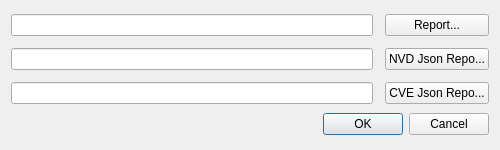
<?xml version="1.0" encoding="UTF-8"?>
<ui version="4.0">
 <class>DialogImportSBOMCVEReport</class>
 <widget class="QDialog" name="DialogImportSBOMCVEReport">
  <property name="geometry">
   <rect>
    <x>0</x>
    <y>0</y>
    <width>500</width>
    <height>150</height>
   </rect>
  </property>
  <property name="sizePolicy">
   <sizepolicy hsizetype="Fixed" vsizetype="Fixed">
    <horstretch>0</horstretch>
    <verstretch>0</verstretch>
   </sizepolicy>
  </property>
  <property name="minimumSize">
   <size>
    <width>500</width>
    <height>150</height>
   </size>
  </property>
  <property name="maximumSize">
   <size>
    <width>500</width>
    <height>150</height>
   </size>
  </property>
  <property name="windowTitle">
   <string>Dialog</string>
  </property>
  <layout class="QGridLayout" name="gridLayout_2">
   <item row="1" column="0">
    <widget class="QDialogButtonBox" name="buttonBox">
     <property name="orientation">
      <enum>Qt::Orientation::Horizontal</enum>
     </property>
     <property name="standardButtons">
      <set>QDialogButtonBox::StandardButton::Cancel|QDialogButtonBox::StandardButton::Ok</set>
     </property>
    </widget>
   </item>
   <item row="0" column="0">
    <layout class="QGridLayout" name="gridLayout">
     <property name="spacing">
      <number>12</number>
     </property>
     <item row="2" column="0">
      <widget class="QLineEdit" name="lineEditNVDJsonRepositoryPath"/>
     </item>
     <item row="3" column="2">
      <widget class="QPushButton" name="pushButtonOpenCVEJsonRepoPath">
       <property name="text">
        <string>CVE Json Repo...</string>
       </property>
      </widget>
     </item>
     <item row="0" column="2">
      <widget class="QPushButton" name="pushButtonOpenJsonReportFileName">
       <property name="text">
        <string>Report...</string>
       </property>
      </widget>
     </item>
     <item row="2" column="2">
      <widget class="QPushButton" name="pushButtonOpenNVDJsonRepoPath">
       <property name="text">
        <string>NVD Json Repo...</string>
       </property>
      </widget>
     </item>
     <item row="0" column="0">
      <widget class="QLineEdit" name="lineEditJsonReportFileName"/>
     </item>
     <item row="3" column="0">
      <widget class="QLineEdit" name="lineEditCVEJsonRepositoryPath"/>
     </item>
    </layout>
   </item>
  </layout>
 </widget>
 <tabstops>
  <tabstop>lineEditJsonReportFileName</tabstop>
  <tabstop>pushButtonOpenJsonReportFileName</tabstop>
  <tabstop>lineEditNVDJsonRepositoryPath</tabstop>
  <tabstop>pushButtonOpenNVDJsonRepoPath</tabstop>
  <tabstop>lineEditCVEJsonRepositoryPath</tabstop>
  <tabstop>pushButtonOpenCVEJsonRepoPath</tabstop>
 </tabstops>
 <resources/>
 <connections>
  <connection>
   <sender>buttonBox</sender>
   <signal>accepted()</signal>
   <receiver>DialogImportSBOMCVEReport</receiver>
   <slot>accept()</slot>
   <hints>
    <hint type="sourcelabel">
     <x>257</x>
     <y>240</y>
    </hint>
    <hint type="destinationlabel">
     <x>157</x>
     <y>249</y>
    </hint>
   </hints>
  </connection>
  <connection>
   <sender>buttonBox</sender>
   <signal>rejected()</signal>
   <receiver>DialogImportSBOMCVEReport</receiver>
   <slot>reject()</slot>
   <hints>
    <hint type="sourcelabel">
     <x>325</x>
     <y>240</y>
    </hint>
    <hint type="destinationlabel">
     <x>286</x>
     <y>249</y>
    </hint>
   </hints>
  </connection>
 </connections>
</ui>
